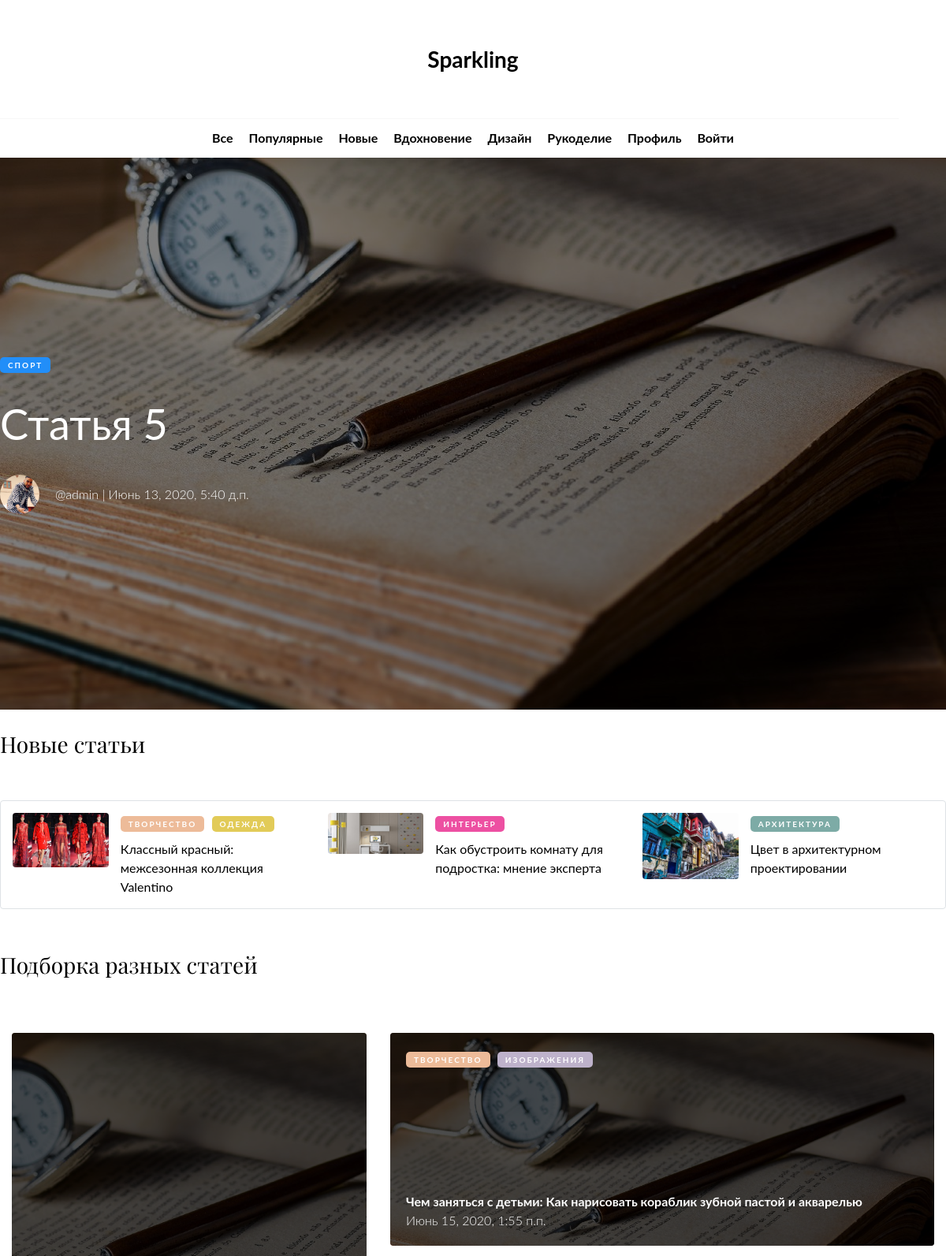
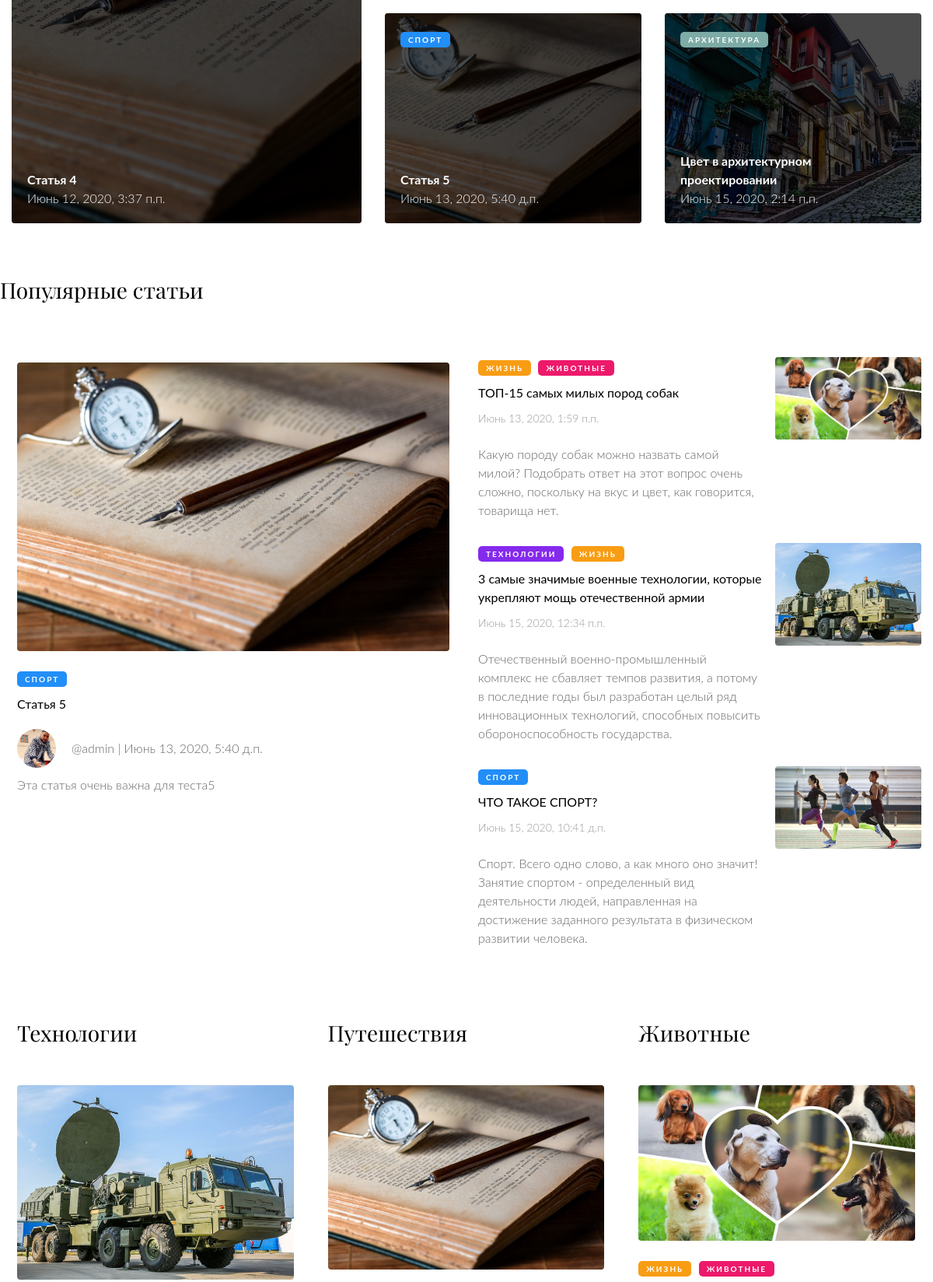
/main/ (upper part), run on the app's committed database (2 pictures, top to bottom).
### main/models.py (models this page shows, shortened)
class Part(models.Model):
    name = models.CharField("Название", max_length=20)
    class Meta:
        verbose_name = "Раздел"
        verbose_name_plural = "Разделы"
    def __str__(self):
        return str(self.name)

class Post(models.Model):
    number = models.CharField("№ в последовательности статей", max_length=4,
                              null=True, blank=True, default="~",
                              help_text="*Необязательное поле. Ненумерованные статьи располагаются после нумерованых в порядке их создания")
    user = models.ForeignKey(User, on_delete=models.CASCADE, related_name="post")
    title = models.CharField("Название", max_length=100)
    annotation = models.CharField("Краткая аннотация", max_length=200)
    preview = models.ImageField('Изображение', upload_to='main/post/preview',
                                blank=True, default="main/post/preview/def_post_img.jpg")
    category = models.ManyToManyField(Category, related_name="post", blank=True,
                                      default=[Category.objects.get(name="Разное").id],
                                      help_text="*Удерживайте «Control» или «Command» на Mac, чтобы выбрать более одного")
    tag = models.ManyToManyField(Tag, related_name="post", blank=True,
                                 help_text="*Удерживайте «Control» или «Command» на Mac, чтобы выбрать более одного")
    date = models.DateTimeField("Дата", auto_now_add=True)
    content = models.TextField("Текст статьи", blank=True, default="",
                               help_text="*Вы можете писать в виде html-разметки или просто текст<br>**Потяните за угол, чтоб изменить размер этого поля")
    moderated = models.BooleanField("Прошла проверку", default=False)
    class Meta:
        ordering = ['number', 'id']
        verbose_name = "Статья"
        verbose_name_plural = "Статьи"
    def __str__(self):
        return str(self.user) + " - " + str(self.title)

class Category(models.Model):
    name = models.CharField("Название", max_length=20)
    colr = models.CharField("Цвет", max_length=10)
    part = models.ForeignKey(Part, on_delete=models.SET_DEFAULT, related_name="category", default=Part.objects.get(name="Вдохновение").id)
    class Meta:
        verbose_name = "Категория"
        verbose_name_plural = "Категории"
    def __str__(self):
        return str(self.name)

class UserData(models.Model):
    user = models.OneToOneField(User, on_delete=models.CASCADE, related_name="user_data")
    photo = models.ImageField('Фото', upload_to='main/user_data/photo', blank=True, default="main/user_data/photo/def_ava.jpg", help_text="Портретная ориентация, лучше квадратное изображение")
    annotation = models.CharField("Кратко о Вас", max_length=200, default=" ")

### main/views.py (the view)
# urls.py: path('', main_views.index, name='index'),
def index(request):
    three_new_posts = sorted(list(my_models.Post.objects.all()), key=lambda x: x.date, reverse=True)[0:3]
    four_random_posts = []
    i = 0
    while len(four_random_posts) < 4 and i < 1000:
        random_post = my_models.Post.objects.all()[randint(0, my_models.Post.objects.count() - 1)]
        if random_post not in four_random_posts:
            four_random_posts.append(random_post)
        i += 1
    three_random_categ = []
    j = 0
    while len(three_random_categ) < 3 and j < 1000:
        random_cat = my_models.Category.objects.all()[randint(0, my_models.Category.objects.count() - 1)]
        if random_cat not in three_random_categ:
            three_random_categ.append(random_cat)
        j += 1
    return render(request, 'main/index.html', {
        'parts': my_models.Part.objects.all(),
        "four_popular_posts": sorted(list(my_models.Post.objects.all()), key=lambda x: x.comment.count(), reverse=True)[0:4],
        "three_new_posts": three_new_posts,
        "four_random_posts": four_random_posts,
        "three_random_categ": three_random_categ,
    })

### templates/main/index.html (shortened to what this page needs)
{% extends "main/base.html" %}
{% load static %}
{% block body_class %}index{% endblock %}
{% block main_block %}
    <section class="banner" style="background-image: url('{{ four_popular_posts.0.preview.url }}')">
        <div class="banner-overlay">
            <div class="banner__content">
                <div>
                    {% for categorr in four_popular_posts.0.category.all %}
                        <span class="category-tag" style="background-color: {{ categorr.colr }};">{{ categorr }}</span>
                    {% endfor %}
                </div>
                <h3><a class="h1" href="{% url 'post' %}?post_id={{ four_popular_posts.0.id }}">{{ four_popular_posts.0.title }}</a></h3>
                <div class="author-info"><span class="author-info__img"><img src="{{ four_popular_posts.0.user.user_data.photo.url }}" alt="{{ four_popular_posts.0.user }}"></span>{{ four_popular_posts.0.user.last_name }} {{ four_popular_posts.0.user.first_name }} @{{ four_popular_posts.0.user.username }} | {{ four_popular_posts.0.date }}</div>
            </div>
        </div>
    </section>
    <main>
    <h2>Новые статьи</h2>
    <ul class="new-list post-preview-small-list">
        {% for new_post in three_new_posts %}
            <li class="post-preview-small image-first">
                <a href="{% url 'post' %}?post_id={{ new_post.id }}">
                    <img src="{{ new_post.preview.url }}" alt="{{ new_post }}">
                    <div class="post-preview-small__info">
                        <div class="post-preview-small__tags">
                            {% for categorr in new_post.category.all %}
                                <span class="category-tag" style="background-color: {{ categorr.colr }};">{{ categorr }}</span>
                            {% endfor %}
                        </div>
                        <span class="post-preview-small__title">{{ new_post.title }}</span>
                    </div>
                </a>
            </li>
        {%  endfor %}
    </ul>
    <h2>Подборка разных статей</h2>
    <ul class="random-list post-preview-tile-list lvl-1">
        <li class="post-preview-tile" style="background-image: url('{{ four_random_posts.0.preview.url }}');">
            <a href="{% url 'post' %}?post_id={{ four_random_posts.0.id }}">
                <div>
                    <span class="post-preview-tile__title">{{ four_random_posts.0.title }}</span><br>
                    <span class="post-preview-tile__date">{{ four_random_posts.0.date }}</span>
                </div>
            </a>
        </li>
        <div class="lvl-2">
            <li class="post-preview-tile" style="background-image: url('{{ four_random_posts.1.preview.url }}')">
                <a href="{% url 'post' %}?post_id={{ four_random_posts.1.id }}">
                    <div class="post-preview-small__tags">
                        {% for categorr in four_random_posts.1.category.all %}
                            <span class="category-tag" style="background-color: {{ categorr.colr }};">{{ categorr }}</span>
                        {% endfor %}
                    </div>
                    <div>
                        <span class="post-preview-tile__title">{{ four_random_posts.1.title }}</span><br>
                        <span class="post-preview-tile__date">{{ four_random_posts.1.date }}</span>
                    </div>
                </a>
            </li>
            <div class="lvl-3">
                <li class="post-preview-tile" style="background-image: url('{{ four_random_posts.2.preview.url }}')">
                    <a href="{% url 'post' %}?post_id={{ four_random_posts.2.id }}">
                        <div class="post-preview-small__tags">
                            {% for categorr in four_random_posts.2.category.all %}
                                <span class="category-tag" style="background-color: {{ categorr.colr }};">{{ categorr }}</span>
                            {% endfor %}
                        </div>
                        <div>
                            <span class="post-preview-tile__title">{{ four_random_posts.2.title }}</span><br>
                            <span class="post-preview-tile__date">{{ four_random_posts.2.date }}</span>
                        </div>
                    </a>
                </li>
                <li class="post-preview-tile" style="background-image: url('{{ four_random_posts.3.preview.url }}')">
                    <a href="{% url 'post' %}?post_id={{ four_random_posts.3.id }}">
                        <div class="post-preview-small__tags">
                            {% for categorr in four_random_posts.3.category.all %}
                                <span class="category-tag" style="background-color: {{ categorr.colr }};">{{ categorr }}</span>
                            {% endfor %}
                        </div>
                        <div>
                            <span class="post-preview-tile__title">{{ four_random_posts.3.title }}</span><br>
                            <span class="post-preview-tile__date">{{ four_random_posts.3.date }}</span>
                        </div>
                    </a>
                </li>
            </div>
        </div>
    </ul>
    <h2>Популярные статьи</h2>
    <ul class="popular-list post-preview-middle-list lvl-1">
        <li class="post-preview-middle">
            <a href="{% url 'post' %}?post_id={{ four_popular_posts.0.id }}">
                <img src="{{ four_popular_posts.0.preview.url }}" alt="{{ four_popular_posts.0 }}">
                <div class="post-preview-small__info">
                    <div class="post-preview-small__tags">
                        {% for categorr in four_popular_posts.0.category.all %}
                            <span class="category-tag" style="background-color: {{ categorr.colr }};">{{ categorr }}</span>
                        {% endfor %}
                    </div>
                    <span class="post-preview-small__title">{{ four_popular_posts.0.title }}</span>
                    <div class="author-info"><span class="author-info__img"><img src="{{ four_popular_posts.0.user.user_data.photo.url }}" alt="{{ four_popular_posts.0.user }}"></span>{{ four_popular_posts.0.user.last_name }} {{ four_popular_posts.0.user.first_name }} @{{ four_popular_posts.0.user.username }} | {{ four_popular_posts.0.date }}</div>
                    <span class="post-preview-small__annotation">{{ four_popular_posts.0.annotation }}</span>
                </div>
            </a>
        </li>
        <div class="lvl-2">
            <li class="post-preview-small">
                <a href="{% url 'post' %}?post_id={{ four_popular_posts.1.id }}">
                    <div class="post-preview-small__info">
                        <div class="post-preview-small__tags">
                            {% for categorr in four_popular_posts.1.category.all %}
                                <span class="category-tag" style="background-color: {{ categorr.colr }};">{{ categorr }}</span>
                            {% endfor %}
                        </div>
                        <span class="post-preview-small__title">{{ four_popular_posts.1.title }}</span>
                        <span class="post-preview-small__date">{{ four_popular_posts.1.date }}</span>
                        <br><span class="post-preview-small__annotation">{{ four_popular_posts.1.annotation }}</span>
                    </div>
                    <img src="{{ four_popular_posts.1.preview.url }}" alt="{{ four_popular_posts.1 }}">
                </a>
            </li>
            <li class="post-preview-small">
                <a href="{% url 'post' %}?post_id={{ four_popular_posts.2.id }}">
                    <div class="post-preview-small__info">
                        <div class="post-preview-small__tags">
                            {% for categorr in four_popular_posts.2.category.all %}
                                <span class="category-tag" style="background-color: {{ categorr.colr }};">{{ categorr }}</span>
                            {% endfor %}
                        </div>
                        <span class="post-preview-small__title">{{ four_popular_posts.2.title }}</span>
                        <span class="post-preview-small__date">{{ four_popular_posts.2.date }}</span>
                        <br><span class="post-preview-small__annotation">{{ four_popular_posts.2.annotation }}</span>
                    </div>
                    <img src="{{ four_popular_posts.2.preview.url }}" alt="{{ four_popular_posts.2 }}">
                </a>
            </li>
            <li class="post-preview-small">
                <a href="{% url 'post' %}?post_id={{ four_popular_posts.3.id }}">
                    <div class="post-preview-small__info">
                        <div class="post-preview-small__tags">
                            {% for categorr in four_popular_posts.3.category.all %}
                                <span class="category-tag" style="background-color: {{ categorr.colr }};">{{ categorr }}</span>
                            {% endfor %}
                        </div>
                        <span class="post-preview-small__title">{{ four_popular_posts.3.title }}</span>
                        <span class="post-preview-small__date">{{ four_popular_posts.3.date }}</span>
                        <br><span class="post-preview-small__annotation">{{ four_popular_posts.3.annotation }}</span>
                    </div>
                    <img src="{{ four_popular_posts.3.preview.url }}" alt="{{ four_popular_posts.3 }}">
                </a>
            </li>
        </div>
    </ul>
        <div class="categories-posts-wrapper">
            {% for cat in three_random_categ %}
                <ul class="post-preview-middle-list lvl-1">
                    <h3><a class="h2" href="{% url 'feed' %}?category_id={{ cat.id }}">{{ cat }}</a></h3>
                    {% if cat.post.all.0 %}
                        <li class="post-preview-middle">
                            <a href="{% url 'post' %}?post_id={{ cat.post.all.0.id }}">
                                <img src="{{ cat.post.all.0.preview.url }}" alt="{{ cat.post.all.0 }}">
                                <div class="post-preview-small__info">
                                    <div class="post-preview-small__tags">
                                        {% for categorr in cat.post.all.0.category.all %}
                                            <span class="category-tag" style="background-color: {{ categorr.colr }};">{{ categorr }}</span>
                                        {% endfor %}
                                    </div>
                                </div>
                            </a>
                        </li>
                    {% endif %}
                </ul>
            {% endfor %}
        </div>
    </main>
{% endblock %}

### templates/main/base.html (shortened to what this page needs)
{% load static %}
<!DOCTYPE html>
<html lang="ru">
<head>
    <link rel="stylesheet" href="{% static 'css/normalize.css' %}">
    <link rel="stylesheet" href="{% static 'css/style.css' %}">
</head>
<body class="{% block body_class %}base{% endblock %}">
    <header>
        <div class="main-logo-wrapper">
            <a class="main-logo" href="{% url 'index' %}" title="Главная">Sparkling</a>
        </div>
        <nav class="header-nav">
            <ul>
                <li>
                    <a href="{% url 'feed' %}">Все</a>
                </li>
                <li>
                    <a href="{% url 'feed' %}?sort=popular">Популярные</a>
                </li>
                <li>
                    <a href="{% url 'feed' %}?sort=new">Новые</a>
                </li>
                {% for part in parts %}
                    <li class="nav__drop-down-parent">
                        <a href="{% url 'feed' %}?part_id={{ part.id }}">{{ part }}</a>
                    </li>
                {% endfor %}
                <li>
                    <a href="{% url 'profile' %}">Профиль</a>
                </li>
                <li>
                    {% if request.user.is_authenticated %}
                        <a href="{% url 'logout' %}">Выйти</a>
                    {% else %}
                        <a href="{% url 'login' %}">Войти</a>
                    {% endif %}
                </li>
            </ul>
        </nav>
    </header>
    {% block main_block %}
    {% endblock %}
</body>
</html>

### data on the page
Part: name "Вдохновение"
Part: name "Дизайн"
Part: name "Рукоделие"
Post: preview (picture), title "Статья 5", user.photo (picture), user.username "admin", date "Июнь 13, 2020, 5:40 д.п.", annotation "Эта статья очень важна для теста5"
Category: name "СПОРТ"
Post: preview (picture), title "Классный красный: межсезонная коллекция Valentino"
Category: name "ТВОРЧЕСТВО"
Category: name "ОДЕЖДА"
Post: preview (picture), title "Как обустроить комнату для подростка: мнение эксперта"
Category: name "ИНТЕРЬЕР"
Post: preview (picture), title "Цвет в архитектурном проектировании", date "Июнь 15, 2020, 2:14 п.п."
Category: name "АРХИТЕКТУРА"
Post: preview (picture), title "Статья 4", date "Июнь 12, 2020, 3:37 п.п."
Post: preview (picture), title "Чем заняться с детьми: Как нарисовать кораблик зубной пастой и акварелью", date "Июнь 15, 2020, 1:55 п.п."
Category: name "ИЗОБРАЖЕНИЯ"
Category: name "ЖИЗНЬ"
Category: name "ЖИВОТНЫЕ", name "Животные", post.all.0.preview (picture)
Post: title "ТОП-15 самых милых пород собак", date "Июнь 13, 2020, 1:59 п.п.", annotation "Какую породу собак можно назвать самой милой? Подобрать ответ на этот вопрос очень сложно, поскольку на вкус и цвет, как говорится, товарища нет.", preview (picture)
Category: name "ТЕХНОЛОГИИ", name "Технологии", post.all.0.preview (picture)
Post: title "3 самые значимые военные технологии, которые укрепляют мощь отечественной армии", date "Июнь 15, 2020, 12:34 п.п.", annotation "Отечественный военно-промышленный комплекс не сбавляет темпов развития, а потому в последние годы был разработан целый ряд инновационных технологий, способных повысить обороноспособность государства.", preview (picture)
Post: title "ЧТО ТАКОЕ СПОРТ?", date "Июнь 15, 2020, 10:41 д.п.", annotation "Спорт. Всего одно слово, а как много оно значит! Занятие спортом - определенный вид деятельности людей, направленная на достижение заданного результата в физическом развитии человека.", preview (placeholder picture)
Category: name "Путешествия", post.all.0.preview (picture)
